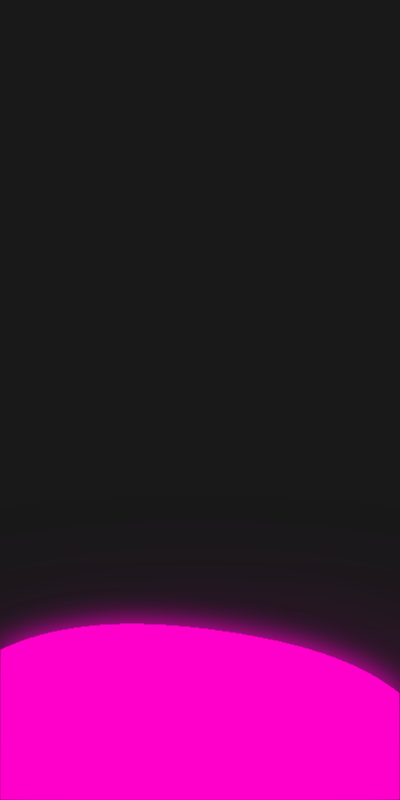
Frame 1 (no input)
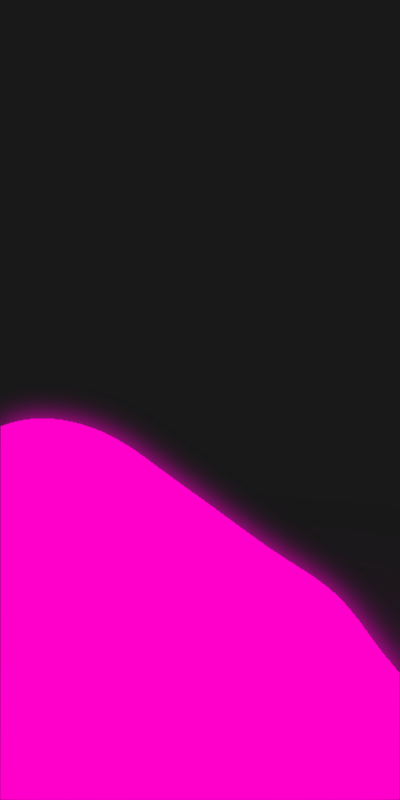
Frame 60 (no input)
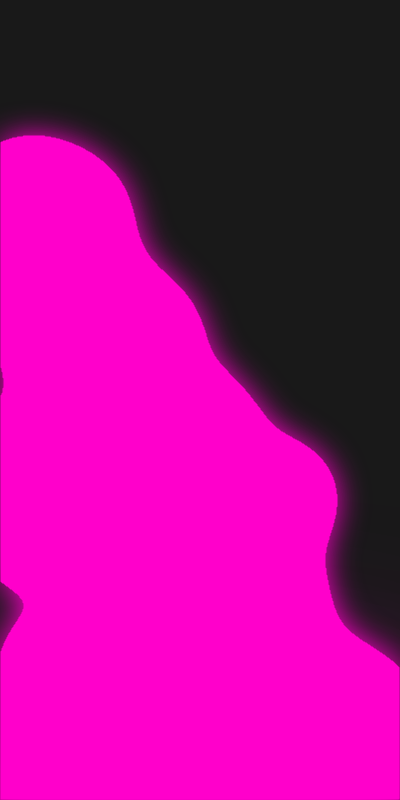
Frame 120 (the mouse pressed at the canvas centre since frame 60)

The p5.js sketch that drew these frames (run headless with seeded random() and noise() and a simulated clock; from frame 60 on, the mouse is pressed at the canvas centre):

// p5.js sketch
// ── sketch.js
var Grid_w = 400;
var Grid_h = 800;

var sizeX;
var sizeY;

let b_sys;

let b_sys2;

function setup() {
    // the ratio of Grid_w/Grid_h to width/height dictates the resolution of the simulation
    // unfortunately I haven't tweaked the variables to scale based off this ratio, so
    // a lot of number adjustments have to be made to heating/cooling/gravity to make the
    // bubbles move like a lava lamp.
    createCanvas(400, 800);
    fill(255, 0, 203);
    strokeWeight(2);
    noStroke();
    background(25, 25, 25);

    sizeX = width / Grid_w;
    sizeY = height / Grid_h;
    b_sys = new BubbleSys(Grid_w, Grid_h, 20, color(255, 0, 203, 360));
    //b_sys2 = new BubbleSys(Grid_w, Grid_h, color(255,100,203,360));
}
function draw() {

    background(25, 25, 25);
    glow();

    b_sys.update();
    //b_sys2.update();
}

function glow() {
    fill(255, 0, 203);
    drawingContext.shadowColor = color(255, 0, 203, 360);
    drawingContext.shadowBlur = 400;
    rect(0, height, width, height / 8);
    drawingContext.shadowColor = color(255, 0, 203, 360);
    drawingContext.shadowBlur = 200;
    rect(0, height, width, height / 8);
    drawingContext.shadowColor = color(255, 0, 203, 360);
    drawingContext.shadowBlur = 100;
    rect(0, height, width, height / 8);
    drawingContext.shadowColor = color(255, 0, 203, 360);
    drawingContext.shadowBlur = 50;
    rect(0, height, width, height / 8);
}

// ── Bubble.js
class Bubble {
    constructor(x, y, vx, vy, sz) {
        this.x = x; this.y = y;
        this.vx = vx; this.vy = vy;
        this.sz = sz;
        this.temperature = random(-1000, 1000);
        this.gravity = 0.001;
    }

    // heating/cooling/gravity/velocity effects on the bubbles position
    update() {
        let fvx = this.vx; let fvy = this.vy + this.gravity;
        let heatSource = map(this.y, 0, height, -0.5, 0.75, true);

        if (heatSource <= 0) { this.temperature += -(heatSource ** 2); }
        else { this.temperature += heatSource ** 2; }

        fvy -= map(this.temperature, -1000, 1000, -5, 5)
        this.x += fvx;
        this.y += fvy;
        this.vy += this.gravity;
        if (this.x > Grid_w || this.x < 0) { this.vx *= -1; }
        if (this.y > Grid_h || this.y < 0) {
            if (this.y < 0) { this.y = 0; }
            if (this.y > Grid_h) { this.y = Grid_h; }
        }
    }
}

// ── BubbleSys.js
class BubbleSys {
    constructor(w, h, sz, col) {
        this.balls = [];
        this.cells = [];
        this.circles = [];
        this.w = w;
        this.h = h;
        this.sz = sz;
        this.col = col;
        this.create();
    }

    create() {
        for (let i = 0; i < this.sz; i++) { this.balls.push(new Bubble(random(this.w), height, 0, 0, random(100, 500))); }
    }

    update() {
        fill(this.col);
        drawingContext.shadowColor = this.col;
        drawingContext.shadowBlur = 30;

        for (let i = 0; i < this.balls.length; i++) {
            this.balls[i].update();
        }

        this.index();
        this.calculateEdges();
        this.drawShapes();
    }

    // loops through all x, y cells, calculating the sum of the distances between
    // the cell and each bubble in balls. If the distance is lower than the threshold
    // add the cell to the cells array in the form of a true/false
    index() {
        for (let y = -1; y <= this.h; y++) {
            this.cells[y] = [];
            for (let x = -1; x <= this.w; x++) {
                var sum = 0;
                this.cells[y][x] = false;
                if (x != -1 && y != -1 && x != this.w && y != this.h) {
                    for (let i = 0; i < this.balls.length; i++) {
                        //efficient distance approximation
                        let dx = x - this.balls[i].x;
                        let dy = y - this.balls[i].y
                        let distance = dx * dx + dy * dy;
                        sum += this.balls[i].sz / distance;
                    }

                    if (sum > 0.15) {
                        this.cells[y][x] = true;
                    }
                }
            }
        }
    }

    // Loops through each cell in cells, checking if one of it's four neighbors is a unfilled(false) cell:
    // Effectively just border detection...
    calculateEdges() {
        for (let y = -1; y <= this.h; y++) {
            this.circles[y] = [];
            for (let x = -1; x <= this.w; x++) {
                this.circles[y][x] = false;
                if (x != -1 && y != -1 && x != this.w && y != this.h) {
                    if (this.cells[y][x] == true) {
                        if (y + 1 <= this.h && y - 1 >= 0 && x + 1 <= this.w && x - 1 >= 0) {
                            if (this.cells[y - 1][x] == false || this.cells[y][x - 1] == false || this.cells[y][x + 1] == false || this.cells[y + 1][x] == false) {
                                this.circles[y][x] = true;
                            }
                        }
                        else {
                            this.circles[y][x] = true;
                        }
                    }
                }
            }
        }
    }

    // Loops through each cell in circles, if the cell is true, loop through neighboring
    // 8 cells to find the next active cell. Set the cell to false, rinse and repeat
    // until the circle has been closed. Continue looping through circles to find more
    // circles to draw
    drawShapes() {
        for (let y = 0; y < this.h; y++) {
            for (let x = 0; x < this.w; x++) {
                let init_circle = true;
                let break_circle = false;
                if (this.circles[y][x] == true) {
                    beginShape();
                    while (true) {
                        if (break_circle == true) {
                            endShape();
                            break;
                        }
                        let break_flag = false;

                        for (let i = -1; i <= 1; i++) {
                            if (break_flag == true || break_circle == true) { break; }
                            for (let j = -1; j <= 1; j++) {
                                if (i == j && i == 0) {

                                }
                                else {
                                    if (this.circles[y + i][x + j] == true) {
                                        curveVertex(x * sizeX + sizeX / 2, y * sizeY + sizeY / 2);
                                        if (init_circle == false) { this.circles[y][x] = false; }
                                        x = x + j; y = y + i;
                                        break_flag = true;
                                        break;
                                    }
                                    if (i == j && i == 1 && this.circles[y + i][x + j] == false) {
                                        curveVertex(x * sizeX + sizeX / 2, y * sizeY + sizeY / 2);
                                        this.circles[y][x] = false;
                                        break_flag = true;
                                        break_circle = true
                                        break;
                                    }
                                }
                            }
                            if (break_flag == true || break_circle == true) { break; }
                        }
                        init_circle = false;
                    }
                }
            }
        }
    }
}
